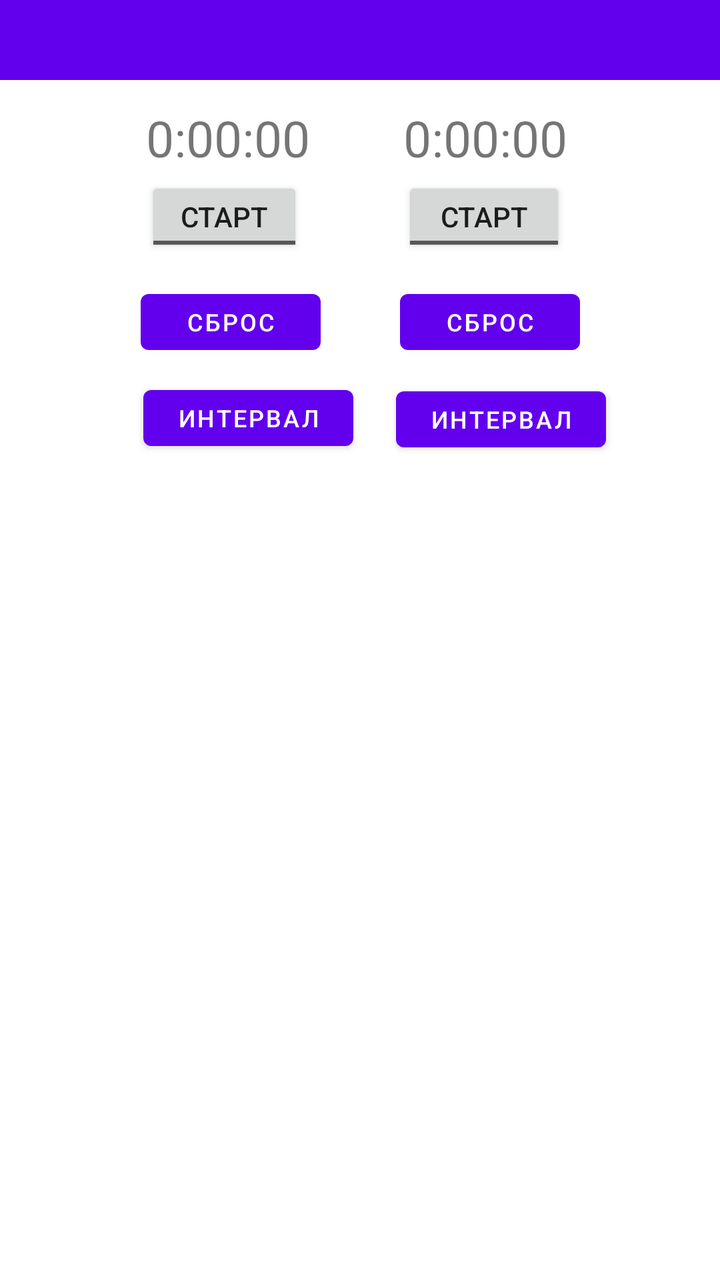
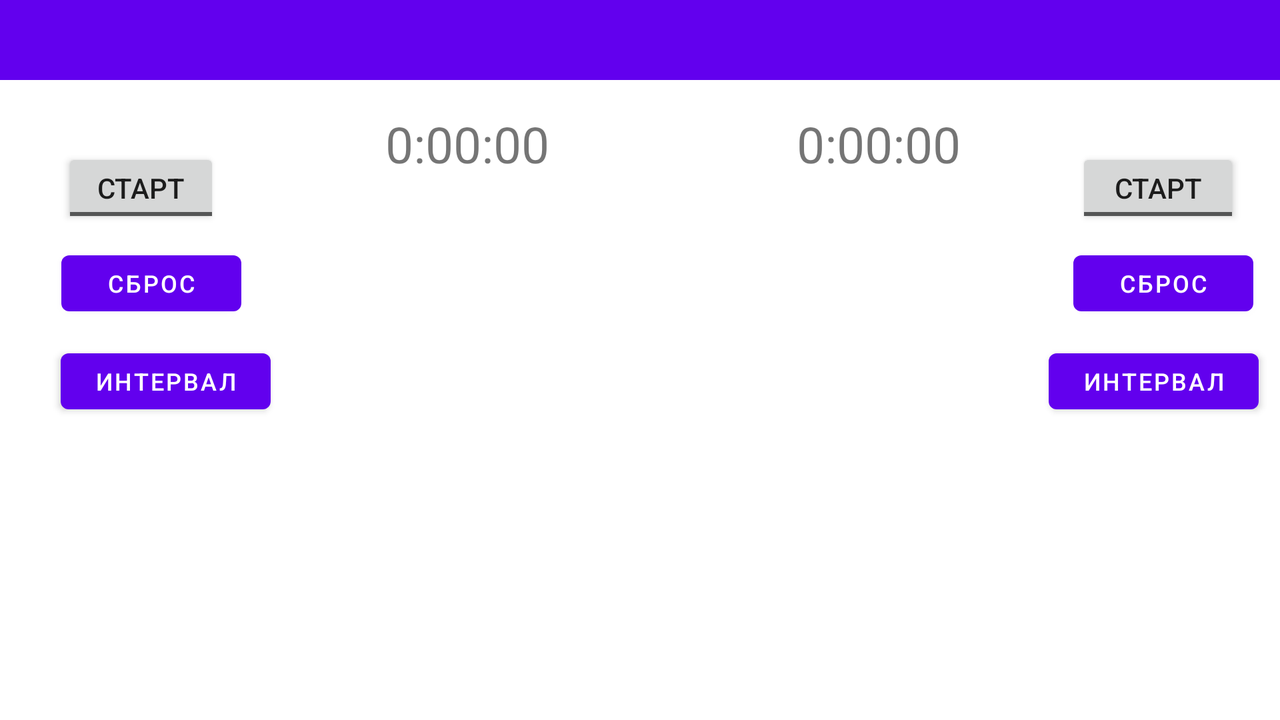

Two renders of one Android screen. The first uses the default layout on a phone; the second uses the alternative layout the repository ships for a different screen configuration, on a matching device. The two XML files are below.
<!-- AndroidManifest.xml: application theme Theme.AndroidLessons -->
<!-- res/layout/activity_two_chrono.xml -->
<?xml version="1.0" encoding="utf-8"?>
<androidx.constraintlayout.widget.ConstraintLayout xmlns:android="http://schemas.android.com/apk/res/android"
    xmlns:app="http://schemas.android.com/apk/res-auto"
    xmlns:tools="http://schemas.android.com/tools"
    android:layout_width="match_parent"
    android:layout_height="match_parent"
    tools:context=".Two_chrono">

    <Button
        android:id="@+id/interval3"
        android:layout_width="105dp"
        android:layout_height="40dp"
        android:onClick="make_interval3"
        android:text="интервал"
        android:textSize="12dp"
        app:layout_constraintBottom_toBottomOf="parent"
        app:layout_constraintEnd_toEndOf="parent"
        app:layout_constraintHorizontal_bias="0.777"
        app:layout_constraintStart_toStartOf="parent"
        app:layout_constraintTop_toTopOf="parent"
        app:layout_constraintVertical_bias="0.316" />

    <TextView
        android:id="@+id/textView2"
        android:layout_width="wrap_content"
        android:layout_height="wrap_content"
        android:layout_marginTop="30dp"
        android:text="0:00:00"
        android:textSize="25dp"
        app:layout_constraintBottom_toBottomOf="parent"
        app:layout_constraintEnd_toEndOf="parent"
        app:layout_constraintHorizontal_bias="0.262"
        app:layout_constraintStart_toStartOf="parent"
        app:layout_constraintTop_toTopOf="parent"
        app:layout_constraintVertical_bias="0.038" />

    <Button
        android:id="@+id/interval2"
        android:layout_width="105dp"
        android:layout_height="40dp"
        android:onClick="make_interval2"
        android:text="интервал"
        android:textSize="12dp"
        app:layout_constraintBottom_toBottomOf="parent"
        app:layout_constraintEnd_toEndOf="parent"
        app:layout_constraintHorizontal_bias="0.281"
        app:layout_constraintStart_toStartOf="parent"
        app:layout_constraintTop_toTopOf="parent"
        app:layout_constraintVertical_bias="0.315" />

    <TextView
        android:id="@+id/textView3"
        android:layout_width="wrap_content"
        android:layout_height="wrap_content"
        android:layout_marginTop="30dp"
        android:text="0:00:00"
        android:textSize="25dp"
        app:layout_constraintBottom_toBottomOf="parent"
        app:layout_constraintEnd_toEndOf="parent"
        app:layout_constraintHorizontal_bias="0.725"
        app:layout_constraintStart_toStartOf="parent"
        app:layout_constraintTop_toTopOf="parent"
        app:layout_constraintVertical_bias="0.038" />

    <Button
        android:id="@+id/reset3"
        android:layout_width="90dp"
        android:layout_height="40dp"
        android:onClick="resetChrono3"
        android:text="Сброс"
        android:textSize="12dp"
        app:layout_constraintBottom_toBottomOf="parent"
        app:layout_constraintEnd_toEndOf="parent"
        app:layout_constraintHorizontal_bias="0.741"
        app:layout_constraintStart_toStartOf="parent"
        app:layout_constraintTop_toTopOf="parent"
        app:layout_constraintVertical_bias="0.235" />

    <ToggleButton
        android:id="@+id/toggleButton2"
        android:layout_width="79dp"
        android:layout_height="40dp"
        android:checked="false"
        android:text="ToggleButton"
        android:textOff="Старт"
        android:textOn="Пауза"
        app:layout_constraintBottom_toBottomOf="parent"
        app:layout_constraintEnd_toEndOf="parent"
        app:layout_constraintHorizontal_bias="0.259"
        app:layout_constraintStart_toStartOf="parent"
        app:layout_constraintTop_toTopOf="parent"
        app:layout_constraintVertical_bias="0.147" />

    <ToggleButton
        android:id="@+id/toggleButton3"
        android:layout_width="82dp"
        android:layout_height="40dp"
        android:checked="false"
        android:text="ToggleButton"
        android:textOff="Старт"
        android:textOn="Пауза"
        app:layout_constraintBottom_toBottomOf="parent"
        app:layout_constraintEnd_toEndOf="parent"
        app:layout_constraintHorizontal_bias="0.723"
        app:layout_constraintStart_toStartOf="parent"
        app:layout_constraintTop_toTopOf="parent"
        app:layout_constraintVertical_bias="0.147" />

    <Button
        android:id="@+id/reset2"
        android:layout_width="90dp"
        android:layout_height="40dp"
        android:onClick="resetChrono2"
        android:text="Сброс"
        android:textSize="12dp"
        app:layout_constraintBottom_toBottomOf="parent"
        app:layout_constraintEnd_toEndOf="parent"
        app:layout_constraintHorizontal_bias="0.261"
        app:layout_constraintStart_toStartOf="parent"
        app:layout_constraintTop_toTopOf="parent"
        app:layout_constraintVertical_bias="0.235" />

    <TextView
        android:id="@+id/for_interval2"
        android:layout_width="155dp"
        android:layout_height="370dp"
        android:scrollbars="vertical"
        android:text=""
        android:textSize="15sp"
        app:layout_constraintBottom_toBottomOf="parent"
        app:layout_constraintEnd_toEndOf="parent"
        app:layout_constraintHorizontal_bias="0.14"
        app:layout_constraintStart_toStartOf="parent"
        app:layout_constraintTop_toTopOf="parent"
        app:layout_constraintVertical_bias="0.863" />

    <TextView
        android:id="@+id/for_interval3"
        android:layout_width="155dp"
        android:layout_height="370dp"
        android:scrollbars="vertical"
        android:text=""
        android:textSize="15sp"
        app:layout_constraintBottom_toBottomOf="parent"
        app:layout_constraintEnd_toEndOf="parent"
        app:layout_constraintHorizontal_bias="0.914"
        app:layout_constraintStart_toStartOf="parent"
        app:layout_constraintTop_toTopOf="parent"
        app:layout_constraintVertical_bias="0.863" />

    <androidx.appcompat.widget.Toolbar
        android:id="@+id/toolbar2"
        android:layout_width="match_parent"
        android:layout_height="40dp"
        android:layout_marginBottom="11dp"
        android:background="?attr/colorPrimary"
        android:minHeight="?attr/actionBarSize"
        android:theme="?attr/actionBarTheme"
        app:layout_constraintBottom_toBottomOf="parent"
        app:layout_constraintEnd_toEndOf="parent"
        app:layout_constraintHorizontal_bias="0.0"
        app:layout_constraintStart_toStartOf="parent"
        app:layout_constraintTop_toTopOf="parent"
        app:layout_constraintVertical_bias="0.0" />

</androidx.constraintlayout.widget.ConstraintLayout>
<!-- resources referenced by this layout -->
<resources>
  <style name="Theme.AndroidLessons" parent="Theme.MaterialComponents.DayNight.NoActionBar">
          
          <item name="colorPrimary">@color/purple_500</item>
          <item name="colorPrimaryVariant">@color/purple_700</item>
          <item name="colorOnPrimary">@color/white</item>
          
          <item name="colorSecondary">@color/teal_200</item>
          <item name="colorSecondaryVariant">@color/teal_700</item>
          <item name="colorOnSecondary">@color/black</item>
          
          <item name="android:statusBarColor" tools:targetApi="l">?attr/colorPrimaryVariant</item>
          
      </style>
</resources>
<!-- res/layout-land/activity_two_chrono.xml (the repository's variant of the layout above) -->
<!-- drawn on the phone turned sideways -->
<?xml version="1.0" encoding="utf-8"?>
<androidx.constraintlayout.widget.ConstraintLayout xmlns:android="http://schemas.android.com/apk/res/android"
    xmlns:app="http://schemas.android.com/apk/res-auto"
    xmlns:tools="http://schemas.android.com/tools"
    android:layout_width="match_parent"
    android:layout_height="match_parent">


    <TextView
        android:id="@+id/textView2"
        android:layout_width="wrap_content"
        android:layout_height="wrap_content"
        android:text="0:00:00"
        android:textSize="25dp"
        app:layout_constraintBottom_toBottomOf="parent"
        app:layout_constraintEnd_toEndOf="parent"
        app:layout_constraintHorizontal_bias="0.345"
        app:layout_constraintStart_toStartOf="parent"
        app:layout_constraintTop_toTopOf="parent"
        app:layout_constraintVertical_bias="0.169" />

    <ToggleButton
        android:id="@+id/toggleButton2"
        android:layout_width="79dp"
        android:layout_height="40dp"
        android:checked="false"
        android:text="ToggleButton"
        android:textOff="Старт"
        android:textOn="Пауза"
        app:layout_constraintBottom_toBottomOf="parent"
        app:layout_constraintEnd_toEndOf="parent"
        app:layout_constraintHorizontal_bias="0.055"
        app:layout_constraintStart_toStartOf="parent"
        app:layout_constraintTop_toTopOf="parent"
        app:layout_constraintVertical_bias="0.231" />

    <Button
        android:id="@+id/interval2"
        android:layout_width="105dp"
        android:layout_height="40dp"
        android:onClick="make_interval2"
        android:text="интервал"
        android:textSize="12dp"
        app:layout_constraintBottom_toBottomOf="parent"
        app:layout_constraintEnd_toEndOf="parent"
        app:layout_constraintHorizontal_bias="0.057"
        app:layout_constraintStart_toStartOf="parent"
        app:layout_constraintTop_toTopOf="parent"
        app:layout_constraintVertical_bias="0.533" />

    <Button
        android:id="@+id/reset2"
        android:layout_width="90dp"
        android:layout_height="40dp"
        android:onClick="resetChrono2"
        android:text="Сброс"
        android:textSize="12dp"
        app:layout_constraintBottom_toBottomOf="parent"
        app:layout_constraintEnd_toEndOf="parent"
        app:layout_constraintHorizontal_bias="0.056"
        app:layout_constraintStart_toStartOf="parent"
        app:layout_constraintTop_toTopOf="parent"
        app:layout_constraintVertical_bias="0.38" />

    <Button
        android:id="@+id/interval3"
        android:layout_width="105dp"
        android:layout_height="40dp"
        android:onClick="make_interval3"
        android:text="интервал"
        android:textSize="12dp"
        app:layout_constraintBottom_toBottomOf="parent"
        app:layout_constraintEnd_toEndOf="parent"
        app:layout_constraintHorizontal_bias="0.98"
        app:layout_constraintStart_toStartOf="parent"
        app:layout_constraintTop_toTopOf="parent"
        app:layout_constraintVertical_bias="0.533" />

    <Button
        android:id="@+id/reset3"
        android:layout_width="90dp"
        android:layout_height="40dp"
        android:onClick="resetChrono3"
        android:text="Сброс"
        android:textSize="12dp"
        app:layout_constraintBottom_toBottomOf="parent"
        app:layout_constraintEnd_toEndOf="parent"
        app:layout_constraintHorizontal_bias="0.976"
        app:layout_constraintStart_toStartOf="parent"
        app:layout_constraintTop_toTopOf="parent"
        app:layout_constraintVertical_bias="0.38" />

    <ToggleButton
        android:id="@+id/toggleButton3"
        android:layout_width="82dp"
        android:layout_height="40dp"
        android:checked="false"
        android:text="ToggleButton"
        android:textOff="Старт"
        android:textOn="Пауза"
        app:layout_constraintBottom_toBottomOf="parent"
        app:layout_constraintEnd_toEndOf="parent"
        app:layout_constraintHorizontal_bias="0.964"
        app:layout_constraintStart_toStartOf="parent"
        app:layout_constraintTop_toTopOf="parent"
        app:layout_constraintVertical_bias="0.231" />

    <TextView
        android:id="@+id/textView3"
        android:layout_width="wrap_content"
        android:layout_height="wrap_content"
        android:text="0:00:00"
        android:textSize="25dp"
        app:layout_constraintBottom_toBottomOf="parent"
        app:layout_constraintEnd_toEndOf="parent"
        app:layout_constraintHorizontal_bias="0.714"
        app:layout_constraintStart_toStartOf="parent"
        app:layout_constraintTop_toTopOf="parent"
        app:layout_constraintVertical_bias="0.169" />

    <TextView
        android:id="@+id/for_interval2"
        android:layout_width="200dp"
        android:layout_height="230dp"
        android:scrollbars="vertical"
        android:text=""
        android:textSize="15sp"
        app:layout_constraintBottom_toBottomOf="parent"
        app:layout_constraintEnd_toEndOf="parent"
        app:layout_constraintHorizontal_bias="0.312"
        app:layout_constraintStart_toStartOf="parent"
        app:layout_constraintTop_toTopOf="parent"
        app:layout_constraintVertical_bias="0.864" />

    <TextView
        android:id="@+id/for_interval3"
        android:layout_width="200dp"
        android:layout_height="230dp"
        android:scrollbars="vertical"
        android:text=""
        android:textSize="15sp"
        app:layout_constraintBottom_toBottomOf="parent"
        app:layout_constraintEnd_toEndOf="parent"
        app:layout_constraintHorizontal_bias="0.751"
        app:layout_constraintStart_toStartOf="parent"
        app:layout_constraintTop_toTopOf="parent"
        app:layout_constraintVertical_bias="0.864" />

    <androidx.appcompat.widget.Toolbar
        android:id="@+id/toolbar2"
        android:layout_width="match_parent"
        android:layout_height="40dp"
        android:layout_marginBottom="11dp"
        android:background="?attr/colorPrimary"
        android:minHeight="?attr/actionBarSize"
        android:theme="?attr/actionBarTheme"
        app:layout_constraintBottom_toBottomOf="parent"
        app:layout_constraintEnd_toEndOf="parent"
        app:layout_constraintHorizontal_bias="0.0"
        app:layout_constraintStart_toStartOf="parent"
        app:layout_constraintTop_toTopOf="parent"
        app:layout_constraintVertical_bias="0.0" />

</androidx.constraintlayout.widget.ConstraintLayout>
